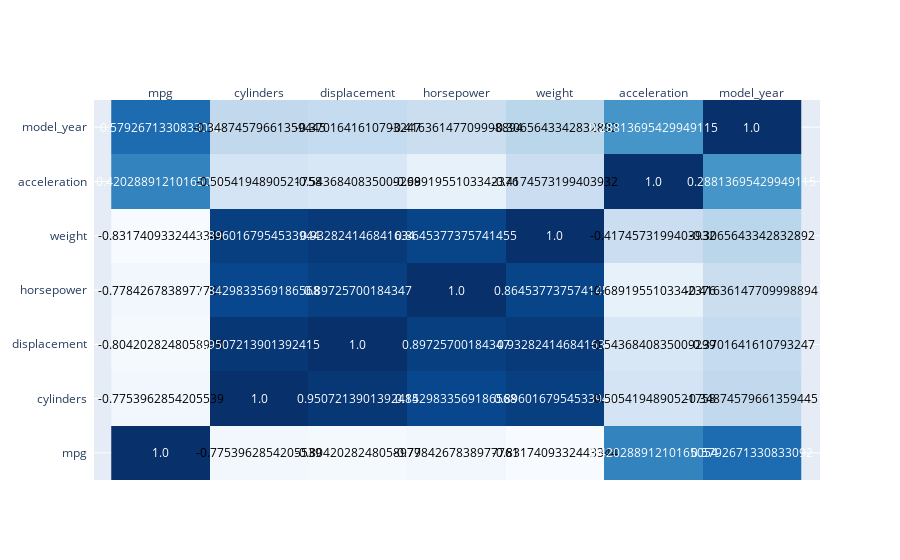

This figure's notebook cell:
### Code cell
pyo.init_notebook_mode(connected=True)
correlation_matrix = data.corr()

fig = ff.create_annotated_heatmap(
    z=correlation_matrix.values, 
    x=list(correlation_matrix.columns), 
    y=list(correlation_matrix.index), 
    colorscale='Blues')

fig.show()

### Figure 1 — Plotly figure (JSON) as saved in the notebook; plotly's stock layout.template omitted (floating-point values rounded to 4 significant figures)
{"data": [{"colorscale": [[0, "rgb(247,251,255)"], [0.125, "rgb(222,235,247)"], [0.25, "rgb(198,219,239)"], [0.375, "rgb(158,202,225)"], [0.5, "rgb(107,174,214)"], [0.625, "rgb(66,146,198)"], [0.75, "rgb(33,113,181)"], [0.875, "rgb(8,81,156)"], [1, "rgb(8,48,107)"]], "reversescale": false, "showscale": false, "type": "heatmap", "x": ["mpg", "cylinders", "displacement", "horsepower", "weight", "acceleration", "model_year"], "y": ["mpg", "cylinders", "displacement", "horsepower", "weight", "acceleration", "model_year"], "z": [[1, -0.7754, -0.8042, -0.7784, -0.8317, 0.4203, 0.5793], [-0.7754, 1, 0.9507, 0.843, 0.896, -0.5054, -0.3487], [-0.8042, 0.9507, 1, 0.8973, 0.9328, -0.5437, -0.3702], [-0.7784, 0.843, 0.8973, 1, 0.8645, -0.6892, -0.4164], [-0.8317, 0.896, 0.9328, 0.8645, 1, -0.4175, -0.3066], [0.4203, -0.5054, -0.5437, -0.6892, -0.4175, 1, 0.2881], [0.5793, -0.3487, -0.3702, -0.4164, -0.3066, 0.2881, 1]]}], "layout": {"annotations": [{"font": {"color": "#FFFFFF"}, "showarrow": false, "text": "1.0", "x": "mpg", "xref": "x", "y": "mpg", "yref": "y"}, {"font": {"color": "#000000"}, "showarrow": false, "text": "-0.7753962854205539", "x": "cylinders", "xref": "x", "y": "mpg", "yref": "y"}, {"font": {"color": "#000000"}, "showarrow": false, "text": "-0.8042028248058979", "x": "displacement", "xref": "x", "y": "mpg", "yref": "y"}, {"font": {"color": "#000000"}, "showarrow": false, "text": "-0.7784267838977761", "x": "horsepower", "xref": "x", "y": "mpg", "yref": "y"}, {"font": {"color": "#000000"}, "showarrow": false, "text": "-0.8317409332443344", "x": "weight", "xref": "x", "y": "mpg", "yref": "y"}, {"font": {"color": "#FFFFFF"}, "showarrow": false, "text": "0.42028891210165054", "x": "acceleration", "xref": "x", "y": "mpg", "yref": "y"}, {"font": {"color": "#FFFFFF"}, "showarrow": false, "text": "0.5792671330833092", "x": "model_year", "xref": "x", "y": "mpg", "yref": "y"}, {"font": {"color": "#000000"}, "showarrow": false, "text": "-0.7753962854205539", "x": "mpg", "xref": "x", "y": "cylinders", "yref": "y"}, {"font": {"color": "#FFFFFF"}, "showarrow": false, "text": "1.0", "x": "cylinders", "xref": "x", "y": "cylinders", "yref": "y"}, {"font": {"color": "#FFFFFF"}, "showarrow": false, "text": "0.9507213901392415", "x": "displacement", "xref": "x", "y": "cylinders", "yref": "y"}, {"font": {"color": "#FFFFFF"}, "showarrow": false, "text": "0.8429833569186568", "x": "horsepower", "xref": "x", "y": "cylinders", "yref": "y"}, {"font": {"color": "#FFFFFF"}, "showarrow": false, "text": "0.8960167954533944", "x": "weight", "xref": "x", "y": "cylinders", "yref": "y"}, {"font": {"color": "#000000"}, "showarrow": false, "text": "-0.5054194890521758", "x": "acceleration", "xref": "x", "y": "cylinders", "yref": "y"}, {"font": {"color": "#000000"}, "showarrow": false, "text": "-0.34874579661359445", "x": "model_year", "xref": "x", "y": "cylinders", "yref": "y"}, {"font": {"color": "#000000"}, "showarrow": false, "text": "-0.8042028248058979", "x": "mpg", "xref": "x", "y": "displacement", "yref": "y"}, {"font": {"color": "#FFFFFF"}, "showarrow": false, "text": "0.9507213901392415", "x": "cylinders", "xref": "x", "y": "displacement", "yref": "y"}, {"font": {"color": "#FFFFFF"}, "showarrow": false, "text": "1.0", "x": "displacement", "xref": "x", "y": "displacement", "yref": "y"}, {"font": {"color": "#FFFFFF"}, "showarrow": false, "text": "0.89725700184347", "x": "horsepower", "xref": "x", "y": "displacement", "yref": "y"}, {"font": {"color": "#FFFFFF"}, "showarrow": false, "text": "0.932824146841634", "x": "weight", "xref": "x", "y": "displacement", "yref": "y"}, {"font": {"color": "#000000"}, "showarrow": false, "text": "-0.5436840835009299", "x": "acceleration", "xref": "x", "y": "displacement", "yref": "y"}, {"font": {"color": "#000000"}, "showarrow": false, "text": "-0.3701641610793247", "x": "model_year", "xref": "x", "y": "displacement", "yref": "y"}, {"font": {"color": "#000000"}, "showarrow": false, "text": "-0.7784267838977761", "x": "mpg", "xref": "x", "y": "horsepower", "yref": "y"}, {"font": {"color": "#FFFFFF"}, "showarrow": false, "text": "0.8429833569186568", "x": "cylinders", "xref": "x", "y": "horsepower", "yref": "y"}, {"font": {"color": "#FFFFFF"}, "showarrow": false, "text": "0.89725700184347", "x": "displacement", "xref": "x", "y": "horsepower", "yref": "y"}, {"font": {"color": "#FFFFFF"}, "showarrow": false, "text": "1.0", "x": "horsepower", "xref": "x", "y": "horsepower", "yref": "y"}, {"font": {"color": "#FFFFFF"}, "showarrow": false, "text": "0.8645377375741455", "x": "weight", "xref": "x", "y": "horsepower", "yref": "y"}, {"font": {"color": "#000000"}, "showarrow": false, "text": "-0.6891955103342376", "x": "acceleration", "xref": "x", "y": "horsepower", "yref": "y"}, {"font": {"color": "#000000"}, "showarrow": false, "text": "-0.41636147709998894", "x": "model_year", "xref": "x", "y": "horsepower", "yref": "y"}, {"font": {"color": "#000000"}, "showarrow": false, "text": "-0.8317409332443344", "x": "mpg", "xref": "x", "y": "weight", "yref": "y"}, {"font": {"color": "#FFFFFF"}, "showarrow": false, "text": "0.8960167954533944", "x": "cylinders", "xref": "x", "y": "weight", "yref": "y"}, {"font": {"color": "#FFFFFF"}, "showarrow": false, "text": "0.932824146841634", "x": "displacement", "xref": "x", "y": "weight", "yref": "y"}, {"font": {"color": "#FFFFFF"}, "showarrow": false, "text": "0.8645377375741455", "x": "horsepower", "xref": "x", "y": "weight", "yref": "y"}, {"font": {"color": "#FFFFFF"}, "showarrow": false, "text": "1.0", "x": "weight", "xref": "x", "y": "weight", "yref": "y"}, {"font": {"color": "#000000"}, "showarrow": false, "text": "-0.4174573199403932", "x": "acceleration", "xref": "x", "y": "weight", "yref": "y"}, {"font": {"color": "#000000"}, "showarrow": false, "text": "-0.3065643342832892", "x": "model_year", "xref": "x", "y": "weight", "yref": "y"}, {"font": {"color": "#FFFFFF"}, "showarrow": false, "text": "0.42028891210165054", "x": "mpg", "xref": "x", "y": "acceleration", "yref": "y"}, {"font": {"color": "#000000"}, "showarrow": false, "text": "-0.5054194890521758", "x": "cylinders", "xref": "x", "y": "acceleration", "yref": "y"}, {"font": {"color": "#000000"}, "showarrow": false, "text": "-0.5436840835009299", "x": "displacement", "xref": "x", "y": "acceleration", "yref": "y"}, {"font": {"color": "#000000"}, "showarrow": false, "text": "-0.6891955103342376", "x": "horsepower", "xref": "x", "y": "acceleration", "yref": "y"}, {"font": {"color": "#000000"}, "showarrow": false, "text": "-0.4174573199403932", "x": "weight", "xref": "x", "y": "acceleration", "yref": "y"}, {"font": {"color": "#FFFFFF"}, "showarrow": false, "text": "1.0", "x": "acceleration", "xref": "x", "y": "acceleration", "yref": "y"}, {"font": {"color": "#FFFFFF"}, "showarrow": false, "text": "0.28813695429949115", "x": "model_year", "xref": "x", "y": "acceleration", "yref": "y"}, {"font": {"color": "#FFFFFF"}, "showarrow": false, "text": "0.5792671330833092", "x": "mpg", "xref": "x", "y": "model_year", "yref": "y"}, {"font": {"color": "#000000"}, "showarrow": false, "text": "-0.34874579661359445", "x": "cylinders", "xref": "x", "y": "model_year", "yref": "y"}, {"font": {"color": "#000000"}, "showarrow": false, "text": "-0.3701641610793247", "x": "displacement", "xref": "x", "y": "model_year", "yref": "y"}, {"font": {"color": "#000000"}, "showarrow": false, "text": "-0.41636147709998894", "x": "horsepower", "xref": "x", "y": "model_year", "yref": "y"}, {"font": {"color": "#000000"}, "showarrow": false, "text": "-0.3065643342832892", "x": "weight", "xref": "x", "y": "model_year", "yref": "y"}, {"font": {"color": "#FFFFFF"}, "showarrow": false, "text": "0.28813695429949115", "x": "acceleration", "xref": "x", "y": "model_year", "yref": "y"}, {"font": {"color": "#FFFFFF"}, "showarrow": false, "text": "1.0", "x": "model_year", "xref": "x", "y": "model_year", "yref": "y"}], "autosize": true, "xaxis": {"autorange": true, "dtick": 1, "gridcolor": "rgb(0, 0, 0)", "range": [-0.5, 6.5], "side": "top", "ticks": "", "type": "category"}, "yaxis": {"autorange": true, "dtick": 1, "range": [-0.5, 6.5], "ticks": "", "ticksuffix": "  ", "type": "category"}}}
